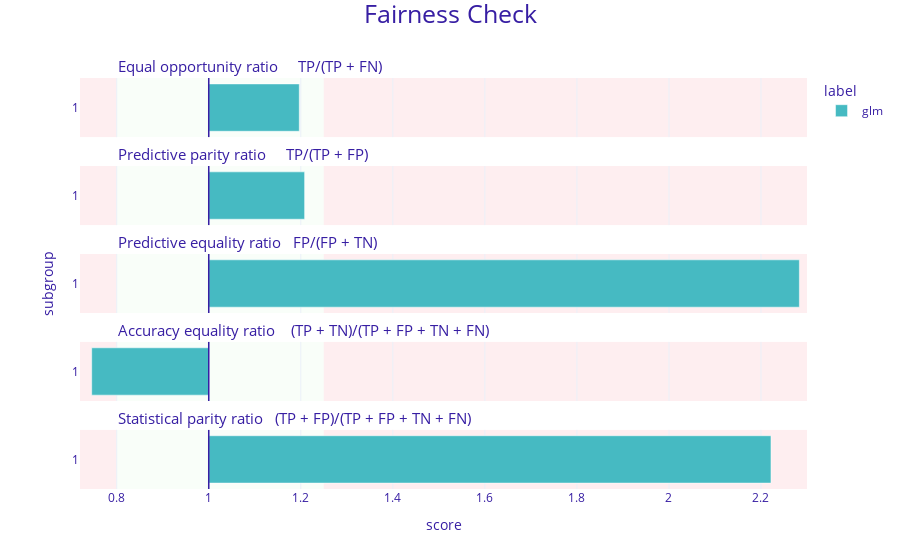

Source (notebook cell):
### Code cell
fobject_lr.plot()

### Figure 1 — Plotly figure (JSON) as saved in the notebook; plotly's stock layout.template omitted (floating-point values rounded to 4 significant figures)
{"data": [{"alignmentgroup": "True", "customdata": [["1", 1.197, "glm"]], "hovertemplate": "<b>%{customdata[2]}</b><br>Subgroup: %{customdata[0]}<br>Score: %{customdata[1]}<br><extra></extra>", "legendgroup": "glm", "marker": {"color": "#46bac2", "pattern": {"shape": ""}}, "name": "glm", "offsetgroup": "glm", "orientation": "h", "showlegend": true, "textposition": "auto", "type": "bar", "x": [0.1967], "xaxis": "x5", "y": [0.5], "yaxis": "y5"}, {"alignmentgroup": "True", "customdata": [["1", 1.208, "glm"]], "hovertemplate": "<b>%{customdata[2]}</b><br>Subgroup: %{customdata[0]}<br>Score: %{customdata[1]}<br><extra></extra>", "legendgroup": "glm", "marker": {"color": "#46bac2", "pattern": {"shape": ""}}, "name": "glm", "offsetgroup": "glm", "orientation": "h", "showlegend": false, "textposition": "auto", "type": "bar", "x": [0.2083], "xaxis": "x4", "y": [0.5], "yaxis": "y4"}, {"alignmentgroup": "True", "customdata": [["1", 2.283, "glm"]], "hovertemplate": "<b>%{customdata[2]}</b><br>Subgroup: %{customdata[0]}<br>Score: %{customdata[1]}<br><extra></extra>", "legendgroup": "glm", "marker": {"color": "#46bac2", "pattern": {"shape": ""}}, "name": "glm", "offsetgroup": "glm", "orientation": "h", "showlegend": false, "textposition": "auto", "type": "bar", "x": [1.283], "xaxis": "x3", "y": [0.5], "yaxis": "y3"}, {"alignmentgroup": "True", "customdata": [["1", 0.746, "glm"]], "hovertemplate": "<b>%{customdata[2]}</b><br>Subgroup: %{customdata[0]}<br>Score: %{customdata[1]}<br><extra></extra>", "legendgroup": "glm", "marker": {"color": "#46bac2", "pattern": {"shape": ""}}, "name": "glm", "offsetgroup": "glm", "orientation": "h", "showlegend": false, "textposition": "auto", "type": "bar", "x": [-0.2543], "xaxis": "x2", "y": [0.5], "yaxis": "y2"}, {"alignmentgroup": "True", "customdata": [["1", 2.222, "glm"]], "hovertemplate": "<b>%{customdata[2]}</b><br>Subgroup: %{customdata[0]}<br>Score: %{customdata[1]}<br><extra></extra>", "legendgroup": "glm", "marker": {"color": "#46bac2", "pattern": {"shape": ""}}, "name": "glm", "offsetgroup": "glm", "orientation": "h", "showlegend": false, "textposition": "auto", "type": "bar", "x": [1.222], "xaxis": "x", "y": [0.5], "yaxis": "y"}], "layout": {"annotations": [{"font": {"size": 15}, "showarrow": false, "text": "Statistical parity ratio   (TP + FP)/(TP + FP + TN + FN)", "x": 0.05, "xanchor": "left", "xref": "paper", "y": 0.144, "yanchor": "bottom", "yref": "paper"}, {"font": {"size": 15}, "showarrow": false, "text": "Accuracy equality ratio    (TP + TN)/(TP + FP + TN + FN)", "x": 0.05, "xanchor": "left", "xref": "paper", "y": 0.358, "yanchor": "bottom", "yref": "paper"}, {"font": {"size": 15}, "showarrow": false, "text": "Predictive equality ratio   FP/(FP + TN)", "x": 0.05, "xanchor": "left", "xref": "paper", "y": 0.572, "yanchor": "bottom", "yref": "paper"}, {"font": {"size": 15}, "showarrow": false, "text": "Predictive parity ratio     TP/(TP + FP)", "x": 0.05, "xanchor": "left", "xref": "paper", "y": 0.786, "yanchor": "bottom", "yref": "paper"}, {"font": {"size": 15}, "showarrow": false, "text": "Equal opportunity ratio     TP/(TP + FN)", "x": 0.05, "xanchor": "left", "xref": "paper", "y": 1, "yanchor": "bottom", "yref": "paper"}], "barmode": "group", "font": {"color": "#371ea3"}, "legend": {"title": {"text": "label"}, "tracegroupgap": 0}, "margin": {"b": 71, "r": 30, "t": 78}, "shapes": [{"fillcolor": "#f05a71", "layer": "below", "line": {"width": 0}, "opacity": 0.1, "type": "rect", "x0": 0.25, "x1": 1.3, "xref": "x", "y0": 0, "y1": 1, "yref": "y"}, {"fillcolor": "#f05a71", "layer": "below", "line": {"width": 0}, "opacity": 0.1, "type": "rect", "x0": -0.2798, "x1": -0.2, "xref": "x", "y0": 0, "y1": 1, "yref": "y"}, {"fillcolor": "#c7f5bf", "layer": "below", "line": {"width": 0}, "opacity": 0.1, "type": "rect", "x0": -0.2, "x1": 0.25, "xref": "x", "y0": 0, "y1": 1, "yref": "y"}, {"line": {"color": "#371ea3", "width": 1.5}, "type": "line", "x0": 0, "x1": 0, "xref": "x", "y0": 0, "y1": 1, "yref": "y"}, {"fillcolor": "#f05a71", "layer": "below", "line": {"width": 0}, "opacity": 0.1, "type": "rect", "x0": 0.25, "x1": 1.3, "xref": "x", "y0": 0, "y1": 1, "yref": "y2"}, {"fillcolor": "#f05a71", "layer": "below", "line": {"width": 0}, "opacity": 0.1, "type": "rect", "x0": -0.2798, "x1": -0.2, "xref": "x", "y0": 0, "y1": 1, "yref": "y2"}, {"fillcolor": "#c7f5bf", "layer": "below", "line": {"width": 0}, "opacity": 0.1, "type": "rect", "x0": -0.2, "x1": 0.25, "xref": "x", "y0": 0, "y1": 1, "yref": "y2"}, {"line": {"color": "#371ea3", "width": 1.5}, "type": "line", "x0": 0, "x1": 0, "xref": "x", "y0": 0, "y1": 1, "yref": "y2"}, {"fillcolor": "#f05a71", "layer": "below", "line": {"width": 0}, "opacity": 0.1, "type": "rect", "x0": 0.25, "x1": 1.3, "xref": "x", "y0": 0, "y1": 1, "yref": "y3"}, {"fillcolor": "#f05a71", "layer": "below", "line": {"width": 0}, "opacity": 0.1, "type": "rect", "x0": -0.2798, "x1": -0.2, "xref": "x", "y0": 0, "y1": 1, "yref": "y3"}, {"fillcolor": "#c7f5bf", "layer": "below", "line": {"width": 0}, "opacity": 0.1, "type": "rect", "x0": -0.2, "x1": 0.25, "xref": "x", "y0": 0, "y1": 1, "yref": "y3"}, {"line": {"color": "#371ea3", "width": 1.5}, "type": "line", "x0": 0, "x1": 0, "xref": "x", "y0": 0, "y1": 1, "yref": "y3"}, {"fillcolor": "#f05a71", "layer": "below", "line": {"width": 0}, "opacity": 0.1, "type": "rect", "x0": 0.25, "x1": 1.3, "xref": "x", "y0": 0, "y1": 1, "yref": "y4"}, {"fillcolor": "#f05a71", "layer": "below", "line": {"width": 0}, "opacity": 0.1, "type": "rect", "x0": -0.2798, "x1": -0.2, "xref": "x", "y0": 0, "y1": 1, "yref": "y4"}, {"fillcolor": "#c7f5bf", "layer": "below", "line": {"width": 0}, "opacity": 0.1, "type": "rect", "x0": -0.2, "x1": 0.25, "xref": "x", "y0": 0, "y1": 1, "yref": "y4"}, {"line": {"color": "#371ea3", "width": 1.5}, "type": "line", "x0": 0, "x1": 0, "xref": "x", "y0": 0, "y1": 1, "yref": "y4"}, {"fillcolor": "#f05a71", "layer": "below", "line": {"width": 0}, "opacity": 0.1, "type": "rect", "x0": 0.25, "x1": 1.3, "xref": "x", "y0": 0, "y1": 1, "yref": "y5"}, {"fillcolor": "#f05a71", "layer": "below", "line": {"width": 0}, "opacity": 0.1, "type": "rect", "x0": -0.2798, "x1": -0.2, "xref": "x", "y0": 0, "y1": 1, "yref": "y5"}, {"fillcolor": "#c7f5bf", "layer": "below", "line": {"width": 0}, "opacity": 0.1, "type": "rect", "x0": -0.2, "x1": 0.25, "xref": "x", "y0": 0, "y1": 1, "yref": "y5"}, {"line": {"color": "#371ea3", "width": 1.5}, "type": "line", "x0": 0, "x1": 0, "xref": "x", "y0": 0, "y1": 1, "yref": "y5"}], "title": {"font": {"size": 25}, "text": "Fairness Check", "x": 0.5, "y": 0.99}, "xaxis": {"anchor": "y", "domain": [0, 1], "range": [-0.2798, 1.3], "ticktext": [0.6, 0.8, 1, 1.2, 1.4, 1.6, 1.8, 2, 2.2, 1], "tickvals": [-0.4, -0.2, 0, 0.2, 0.4, 0.6, 0.8, 1, 1.2, 0], "title": {"text": "score"}}, "xaxis2": {"anchor": "y2", "domain": [0, 1], "matches": "x", "range": [-0.2798, 1.3], "showticklabels": false, "ticktext": [0.6, 0.8, 1, 1.2, 1.4, 1.6, 1.8, 2, 2.2, 1], "tickvals": [-0.4, -0.2, 0, 0.2, 0.4, 0.6, 0.8, 1, 1.2, 0]}, "xaxis3": {"anchor": "y3", "domain": [0, 1], "matches": "x", "range": [-0.2798, 1.3], "showticklabels": false, "ticktext": [0.6, 0.8, 1, 1.2, 1.4, 1.6, 1.8, 2, 2.2, 1], "tickvals": [-0.4, -0.2, 0, 0.2, 0.4, 0.6, 0.8, 1, 1.2, 0]}, "xaxis4": {"anchor": "y4", "domain": [0, 1], "matches": "x", "range": [-0.2798, 1.3], "showticklabels": false, "ticktext": [0.6, 0.8, 1, 1.2, 1.4, 1.6, 1.8, 2, 2.2, 1], "tickvals": [-0.4, -0.2, 0, 0.2, 0.4, 0.6, 0.8, 1, 1.2, 0]}, "xaxis5": {"anchor": "y5", "domain": [0, 1], "matches": "x", "range": [-0.2798, 1.3], "showticklabels": false, "ticktext": [0.6, 0.8, 1, 1.2, 1.4, 1.6, 1.8, 2, 2.2, 1], "tickvals": [-0.4, -0.2, 0, 0.2, 0.4, 0.6, 0.8, 1, 1.2, 0]}, "yaxis": {"anchor": "x", "domain": [0, 0.144], "range": [0, 1], "showgrid": false, "ticktext": ["1"], "tickvals": [0.5], "title": {"text": ""}, "zeroline": false}, "yaxis2": {"anchor": "x2", "domain": [0.214, 0.358], "matches": "y", "range": [0, 1], "showgrid": false, "ticktext": ["1"], "tickvals": [0.5], "title": {"text": ""}, "zeroline": false}, "yaxis3": {"anchor": "x3", "domain": [0.428, 0.572], "matches": "y", "range": [0, 1], "showgrid": false, "ticktext": ["1"], "tickvals": [0.5], "title": {"text": "subgroup"}, "zeroline": false}, "yaxis4": {"anchor": "x4", "domain": [0.642, 0.786], "matches": "y", "range": [0, 1], "showgrid": false, "ticktext": ["1"], "tickvals": [0.5], "title": {"text": ""}, "zeroline": false}, "yaxis5": {"anchor": "x5", "domain": [0.856, 1], "matches": "y", "range": [0, 1], "showgrid": false, "ticktext": ["1"], "tickvals": [0.5], "title": {"text": ""}, "zeroline": false}}}
